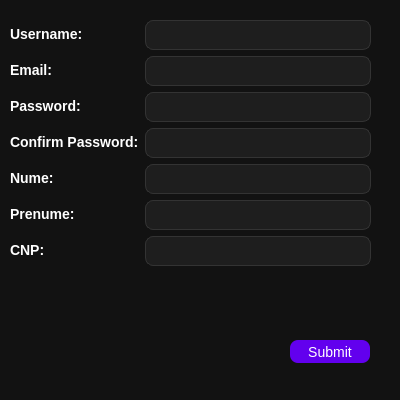
<?xml version="1.0" encoding="UTF-8"?>
<ui version="4.0">
 <class>RegisterPage</class>
 <widget class="QDialog" name="RegisterPage">
  <property name="geometry">
   <rect>
    <x>0</x>
    <y>0</y>
    <width>400</width>
    <height>400</height>
   </rect>
  </property>
  <property name="maximumSize">
   <size>
    <width>400</width>
    <height>400</height>
   </size>
  </property>
  <property name="windowTitle">
   <string>New Registeration</string>
  </property>
  <property name="styleSheet">
   <string notr="true">QWidget
{
    background-color: #121212;
    color: #E0E0E0;
    border-radius: 10px;
}</string>
  </property>
  <widget class="QWidget" name="formLayoutWidget">
   <property name="geometry">
    <rect>
     <x>10</x>
     <y>20</y>
     <width>361</width>
     <height>300</height>
    </rect>
   </property>
   <layout class="QFormLayout" name="formLayout">
    <!-- Username -->
    <item row="0" column="0">
     <widget class="QLabel" name="label">
      <property name="styleSheet">
       <string notr="true">QLabel {
           font-size: 14px;
           font-weight: bold;
           color: white;
       }</string>
      </property>
      <property name="text">
       <string>Username:</string>
      </property>
     </widget>
    </item>
    <item row="0" column="1">
     <widget class="QLineEdit" name="txtUserName">
      <property name="styleSheet">
       <string notr="true">QLineEdit {
           background-color: #1E1E1E;
           border: 1px solid #333333;
           border-radius: 8px;
           color: #FFFFFF;
           padding: 6px;
       }</string>
      </property>
     </widget>
    </item>

    <!-- Email -->
    <item row="1" column="0">
     <widget class="QLabel" name="label_2">
      <property name="styleSheet">
       <string notr="true">QLabel {
           font-size: 14px;
           font-weight: bold;
           color: white;
       }</string>
      </property>
      <property name="text">
       <string>Email:</string>
      </property>
     </widget>
    </item>
    <item row="1" column="1">
     <widget class="QLineEdit" name="txtEmail">
      <property name="styleSheet">
       <string notr="true">QLineEdit {
           background-color: #1E1E1E;
           border: 1px solid #333333;
           border-radius: 8px;
           color: #FFFFFF;
           padding: 6px;
       }</string>
      </property>
     </widget>
    </item>

    <!-- Password -->
    <item row="2" column="0">
     <widget class="QLabel" name="label_3">
      <property name="styleSheet">
       <string notr="true">QLabel {
           font-size: 14px;
           font-weight: bold;
           color: white;
       }</string>
      </property>
      <property name="text">
       <string>Password:</string>
      </property>
     </widget>
    </item>
    <item row="2" column="1">
     <widget class="QLineEdit" name="txtPassword">
      <property name="styleSheet">
       <string notr="true">QLineEdit {
           background-color: #1E1E1E;
           border: 1px solid #333333;
           border-radius: 8px;
           color: #FFFFFF;
           padding: 6px;
       }</string>
      </property>
      <property name="echoMode">
       <enum>QLineEdit::EchoMode::Password</enum>
      </property>
     </widget>
    </item>

    <!-- Confirm Password -->
    <item row="3" column="0">
     <widget class="QLabel" name="label_4">
      <property name="styleSheet">
       <string notr="true">QLabel {
           font-size: 14px;
           font-weight: bold;
           color: white;
       }</string>
      </property>
      <property name="text">
       <string>Confirm Password:</string>
      </property>
     </widget>
    </item>
    <item row="3" column="1">
     <widget class="QLineEdit" name="txtConfPassword">
      <property name="styleSheet">
       <string notr="true">QLineEdit {
           background-color: #1E1E1E;
           border: 1px solid #333333;
           border-radius: 8px;
           color: #FFFFFF;
           padding: 6px;
       }</string>
      </property>
      <property name="echoMode">
       <enum>QLineEdit::EchoMode::Password</enum>
      </property>
     </widget>
    </item>

    <!-- Nume -->
    <item row="4" column="0">
     <widget class="QLabel" name="label_nume">
      <property name="styleSheet">
       <string notr="true">QLabel {
           font-size: 14px;
           font-weight: bold;
           color: white;
       }</string>
      </property>
      <property name="text">
       <string>Nume:</string>
      </property>
     </widget>
    </item>
    <item row="4" column="1">
     <widget class="QLineEdit" name="txtNume">
      <property name="styleSheet">
       <string notr="true">QLineEdit {
           background-color: #1E1E1E;
           border: 1px solid #333333;
           border-radius: 8px;
           color: #FFFFFF;
           padding: 6px;
       }</string>
      </property>
     </widget>
    </item>

    <!-- Prenume -->
    <item row="5" column="0">
     <widget class="QLabel" name="label_prenume">
      <property name="styleSheet">
       <string notr="true">QLabel {
           font-size: 14px;
           font-weight: bold;
           color: white;
       }</string>
      </property>
      <property name="text">
       <string>Prenume:</string>
      </property>
     </widget>
    </item>
    <item row="5" column="1">
     <widget class="QLineEdit" name="txtPrenume">
      <property name="styleSheet">
       <string notr="true">QLineEdit {
           background-color: #1E1E1E;
           border: 1px solid #333333;
           border-radius: 8px;
           color: #FFFFFF;
           padding: 6px;
       }</string>
      </property>
     </widget>
    </item>

    <!-- CNP -->
    <item row="6" column="0">
     <widget class="QLabel" name="label_cnp">
      <property name="styleSheet">
       <string notr="true">QLabel {
           font-size: 14px;
           font-weight: bold;
           color: white;
       }</string>
      </property>
      <property name="text">
       <string>CNP:</string>
      </property>
     </widget>
    </item>
    <item row="6" column="1">
     <widget class="QLineEdit" name="txtCNP">
      <property name="styleSheet">
       <string notr="true">QLineEdit {
           background-color: #1E1E1E;
           border: 1px solid #333333;
           border-radius: 8px;
           color: #FFFFFF;
           padding: 6px;
       }</string>
      </property>
     </widget>
    </item>

   </layout>
  </widget>

  <!-- Buton Submit -->
  <widget class="QPushButton" name="pushButton">
   <property name="geometry">
    <rect>
     <x>290</x>
     <y>340</y>
     <width>80</width>
     <height>23</height>
    </rect>
   </property>
   <property name="styleSheet">
    <string notr="true">QPushButton {
            background-color: #6200EE;
            color: #FFFFFF;
            border: none;
            border-radius: 8px;
            padding: 5px;
            font-size: 14px;
        }
        QPushButton:hover {
            background-color: #3700B3;
        }
        QPushButton:pressed {
            background-color: #BB86FC;
        }</string>
   </property>
   <property name="text">
    <string>Submit</string>
   </property>
  </widget>

 </widget>
 <resources/>
 <connections/>
</ui>
